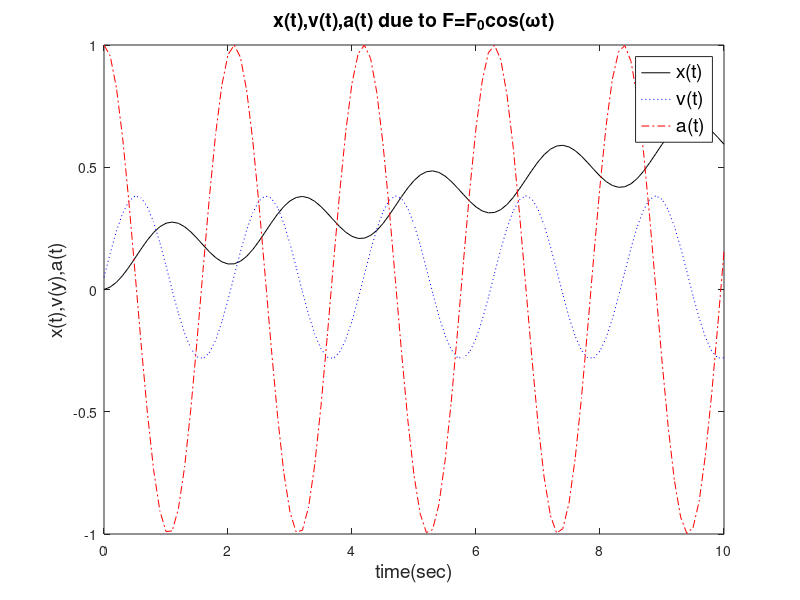

The MATLAB source for this figure:
%FORCE AS A FUNCTION OF TIME
%foft.m
clear;
m=1.0; %mass
f0=1.0; %force amplitude
w=3.0; %force angular frequency
x0=0.0; %initial position
v0=0.05; %initial velocity
t=[0:0.1:10]; %time array
a=f0*cos(w.*t)/m; %acceleration array
v=v0+f0*sin(w.*t)/m/w; %velocity array
x=x0+v0.*t-f0*(cos(w.*t)-1)/m/w/w; %displacement array
plot(t,x,'k-',t,v,'b:',t,a,'r-.');
title('x(t),v(t),a(t) due to F=F_0cos(\omegat)','FontSize',14)
ylabel('x(t),v(y),a(t)','FontSize',14);
xlabel('time(sec)','FontSize',14);
h=legend('x(t)','v(t)','a(t)'); set(h,'FontSize',14)
